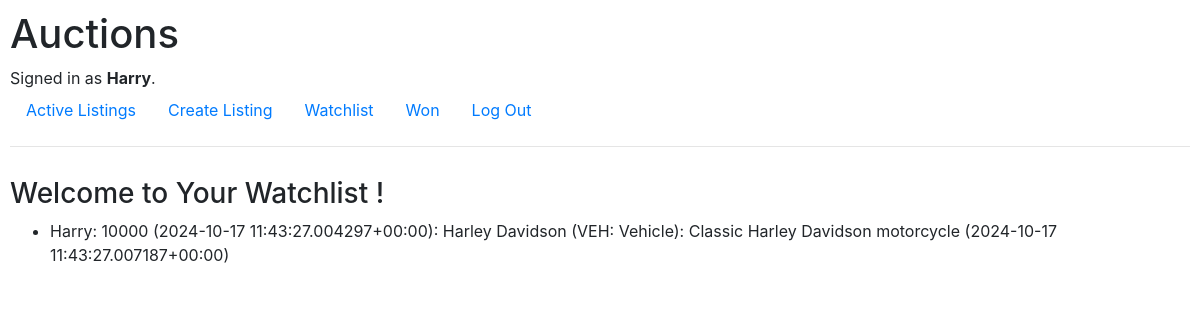
The page /watchlist/ (signed in) on the database as committed earlier.
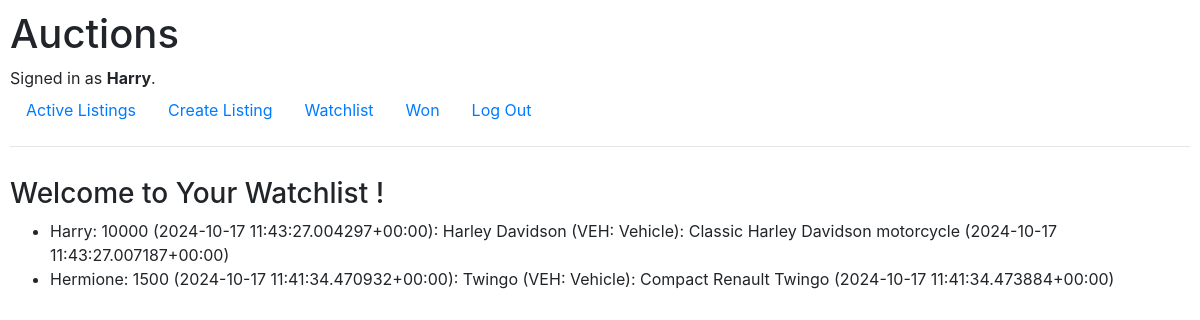
The same page on the database as committed later.
### auctions/models.py (models this page shows, shortened)
class Watchlist(models.Model):
    user = models.ForeignKey(User, on_delete=models.CASCADE, related_name="watch_user_ref")
    auction = models.ForeignKey(AuctionListing, on_delete=models.CASCADE, related_name="watch_listing_ref")
    state = models.BooleanField(default=False)

class AuctionListing(models.Model):
    product = models.ForeignKey(Product, on_delete=models.CASCADE, related_name="listing_product_ref", null=True, blank=True)
    bid = models.ForeignKey(Bid, on_delete=models.SET_NULL, related_name="bid_ref", null=True, blank=True)
    date = models.DateTimeField(auto_now_add=True)
    active = models.BooleanField(default=True)
    comment = models.ManyToManyField(Comment, blank=True, related_name="comment_auction_ref")
    def __str__(self):
        return f"{self.bid}: {self.product} ({self.date})"

class Bid(models.Model):
    user = models.ForeignKey(User, on_delete=models.CASCADE, related_name="bid_user")
    product = models.ForeignKey(Product, on_delete=models.CASCADE, related_name="bid_product_ref")
    owner = models.BooleanField(default=False)
    amount = models.IntegerField()
    time = models.DateTimeField(auto_now_add=True)
    def __str__(self):
        return f"{self.user}: {self.amount} ({self.time})"

class User(AbstractUser):
    pass

class Product(models.Model):
    user = models.ForeignKey(User, on_delete=models.CASCADE, related_name="product_user", null=True, blank=True)
    name = models.CharField(max_length=64)
    category = models.ForeignKey(Category, on_delete=models.CASCADE, related_name="category_ref")
    description = models.TextField()
    initial_price = models.IntegerField(default=1)
    picture = models.CharField(max_length=128, blank=True, null=True)
    def __str__(self):
        return f"{self.name} ({self.category}): {self.description}"

class Category(models.Model):
    code = models.CharField(max_length=10)
    details = models.CharField(max_length=64)
    def __str__(self):
        return f"{self.code}: {self.details}"

### auctions/views.py (the view)
# urls.py: path("watchlist/", views.watchlist, name="watchlist"),
@login_required
def watchlist(request):
    current_user_id = request.user.id
    watchlist = Watchlist.objects.filter(user=current_user_id)
    return render(request, "auctions/watchlist.html", {
        "watchlist": watchlist
    })

### auctions/templates/auctions/watchlist.html
{% extends "auctions/layout.html" %}
{% load static %}
{% block body %}
<h3>Welcome to Your Watchlist <b>{{ watchlist.user }}</b> !</h3>
<ul>
  {% for item in watchlist %}
  <li>{{ item.auction }}</li>
  {% empty %}
  <li>No items.</li>
  {% endfor %}
</ul>
{% endblock %}

Rows that differ between the two databases and show on the page:
added Watchlist: auction "Hermione: 1500 (2024-10-17 11:41:34.470932+00:00): Twingo (VEH: Vehicle): Compact Renault Twingo (2024-10-17 11:41:34.473884+00:00)"
